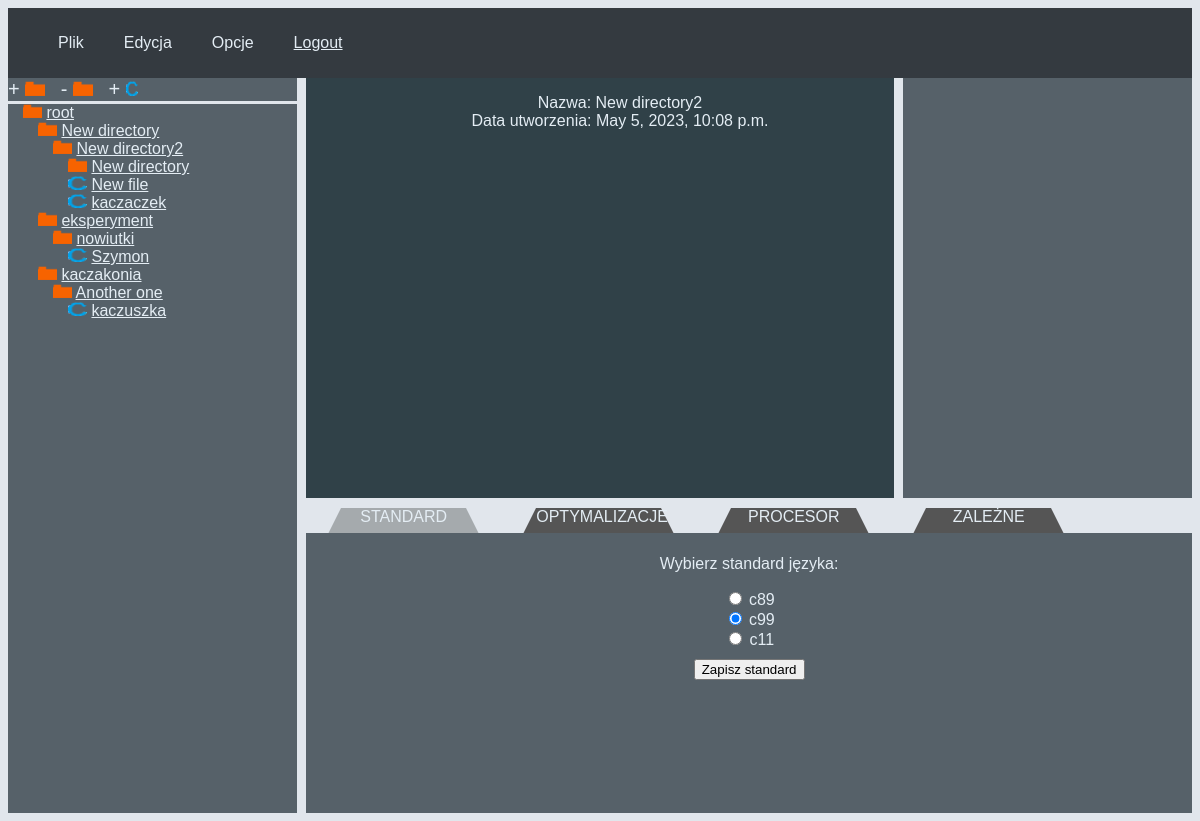
Screenshot of /dir_browse/dir_detail/2/ (signed in) with the database file from the repository.
### dir_browse/models.py (models this page shows, shortened)
class FileSystemAbstractModel(BaseModel):
    parent = models.ForeignKey('Directory', on_delete=models.CASCADE, blank=True, null=True)
    class Meta:
        abstract = True

class Directory(FileSystemAbstractModel):
    is_a_file = False
    class Meta:
        abstract = False

class File(FileSystemAbstractModel):
    text = models.CharField(max_length=10000, default="siema")
    is_a_file = True
    class Meta:
        abstract = False

class Standard(models.Model):
    name = models.CharField(max_length = 10)

### dir_browse/views.py (the view)
# urls.py: path('dir_detail/<int:pk>/', views.dir_detail, name='dir_detail'),
@login_required
def dir_detail(request, pk):
    directory = get_object_or_404(Directory, id=pk)
    if directory.owner != request.user:
        return HttpResponseNotFound()
    add_dir_form = DirectoryForm()
    add_file_form = FileForm()
    list = append_descendants(request.user, None, [])
    standard_list = Standard.objects.all()
    processor_list = Processor.objects.all()
    optimizations_form = OptimizationsForm()
    dependant_form = DependantForm()
    settings = CompilationSettings.objects.order_by("id")[0]
    return render(request, "dir_browse/dir_detail.html", {"pk": pk, "add_dir_form": add_dir_form, "add_file_form": add_file_form, "settings": settings, "dependant_form": dependant_form, "optimizations_form": optimizations_form, "directory": directory, "directory_list": list, "standard_list": standard_list, "processor_list": processor_list})

### dir_browse/forms.py
class DirectoryForm(forms.Form):
    name = forms.CharField(label="Directory name", max_length=200)
    desc = forms.CharField(label="Directory description", max_length=200, required=False)

class FileForm(forms.Form):
    name = forms.CharField(label="File name", max_length=200)
    desc = forms.CharField(label="File description", max_length=200, required=False)
    text = forms.CharField(label="File text", max_length=10000, widget=forms.Textarea(
        attrs={'name': 'text', 'rows': 10, 'cols': 40}), required=False)

### dir_browse/models.py (called while the page is built)
    def __str__(self):
        return self.name

### dir_browse/views.py (called while the page is built)
def append_descendants(user, name, list):
    children = Directory.objects.filter(
        parent=name).filter(alive=True, owner=user).order_by("name")
    children2 = File.objects.filter(
        parent=name).filter(alive=True, owner=user).order_by("name")
    if children.count() or children2.count() >= 1 and name != None:
        list.append("in")
    for child in children:
        list.append(child)
        list = append_descendants(user, child, list)
    for child in children2:
        list.append(child)
    if children.count() or children2.count() >= 1 and name != None:
        list.append("out")
    return list

### dir_browse/templates/dir_browse/dir_detail.html (shortened to what this page needs)
{% extends 'dir_browse/base.html' %}
{% block left %}
<a class="directories-menu-button" onClick="openCodeTab(event, 'cell-code-tab2')">+{% load static %}
    <img src="{% static 'dir_browse/images/directory.png' %}" alt="directory icon">
</a>
<a class="directories-menu-button" href={% url 'dir_browse:delete_dir' pk %}>-{% load static %}
    <img src="{% static 'dir_browse/images/directory.png' %}" alt="directory icon">
<a class="directories-menu-button" onClick="openCodeTab(event, 'cell-code-tab3')">+{% load static %}
    <img src="{% static 'dir_browse/images/file.png' %}" alt="file icon">
</a>
{% endblock %}
{% block centre %}
<div class="cell-code" id="cell-code-tab1">
    <ul>
        <li>
            <label>Nazwa:</label>
            <label>{{directory.name}}</label>
        </li>
        <li>
            <label>Data utworzenia:</label>
            <label>{{directory.creation_date}}</label>
        </li>
    </ul>
</div>
{% endblock %}

### dir_browse/templates/dir_browse/base.html (shortened to what this page needs)
<!DOCTYPE html>
<html lang="pl-PL">
<head>
    {% load static %}
    <link rel="stylesheet" href={% static 'dir_browse/schemeStyle.css' %}>
</head>
<body>
    <div class="wrapper">
        <div class="cell-top">
                {% load static %}
            <nav class="bar">
                <ul class="bar-list">
                    <li>Plik</li>
                    <li>Edycja</li>
                    <li>Opcje</li>
                    {% if request.user.is_authenticated %}
                    <li><a class="top-cell-link" href="{% url 'dir_browse:logout' %}">Logout</a></li>
                    {% else %}
                    <li><a class="top-cell-link" href="{% url 'dir_browse:login' %}">Login</a></li>
                    {% endif %}
                </ul>
            </nav>
        </div>
        <div class="cell-directories">
            <div class="directories-menu">
                {% block left %}
                {% endblock %}
            </div>
            <div class="directory">
                <img src={% static 'dir_browse/images/directory.png' %} alt="directory icon">
                <a class="directories-menu-link" href="{% url 'dir_browse:index'%}">root</a>
            </div>
            {% if directory_list %}
            <ul class="directory">
                {% for directory in directory_list %}
                {% if directory == 'in' %}
                <ul class="directory">
                    {% elif directory == 'out' %}
                </ul>
                {% else %}
                {% if directory.is_a_file == False %}
                {% load static %}
                <li>
                    <img src={% static 'dir_browse/images/directory.png' %} alt="directory icon">
                    <a class="directories-menu-link" href={% url 'dir_browse:dir_detail' directory.id %}>{{directory.name }}</a>
                </li>
                {% else %}
                <li>
                    <img src={% static 'dir_browse/images/file.png' %} alt="directory icon">
                    <a class="directories-menu-link" href={% url 'dir_browse:file_detail' directory.id %}>{{directory.name }}</a>
                </li>
                {% endif %}
                {% endif %}
                {% endfor %}
            </ul>
            {% else %}
            <p>No directories are available.</p>
            {% endif %}
        </div>
        {% block centre %}
        {% endblock %}
        <div class="cell-right">
        </div>
        {% block down %}
        <div class="cell-tab">
            <div class="tab" id="defaultOpen" onclick="openTab(event, 'tab1')">STANDARD</div>
            <div class="tab" onclick="openTab(event, 'tab2')">OPTYMALIZACJE</div>
            <div class="tab" onclick="openTab(event, 'tab3')">PROCESOR</div>
            <div class="tab" onclick="openTab(event, 'tab4')">ZALEŻNE</div>
        </div>
        <div class="cell-tab-data" id="tab1">
            <form action={% url 'dir_browse:choose_standard' %} method="post">
                <fieldset>
                    <p>Wybierz standard języka:</p>
                    {% for standard in standard_list %}
                    {% if settings.standard == standard %}
                    <input type="radio" name="standard" id="standard{{ forloop.counter }}" value="{{ standard.id }}"
                        checked="checked">
                    {%else %}
                    <input type="radio" name="standard" id="standard{{ forloop.counter }}" value="{{ standard.id }}">
                    {%endif%}
                    <label for="standard{{ forloop.counter }}">{{ standard.name }}</label><br>
                    {% endfor %}
                </fieldset>
                <input type="submit" value="Zapisz standard">
            </form>
        </div>
        {% endblock %}
    </div>
</body>
</html>

### dir_browse/static/dir_browse/schemeStyle.css (style rules this page uses)
:root { --first-color: #566169; --second-color: #304148; --top-cell-color: #343a40; --top-cell-hover-color: #51575c; --tab-hover-color: #7f868b; --tab-active-color: #a5aaad; --tab-color: #555; --text-color: rgb(228, 237, 244); --text-color-darker: rgb(213, 221, 226); --text-color-darkest: rgb(184, 191, 197); --background-white: rgb(225, 230, 236); }
body { background-color: var(--background-white); }
fieldset { border: none }
.wrapper { display: grid; grid-template-columns: 1fr 1fr 1fr 1fr; grid-template-rows: 1fr 6fr 0.5fr 4fr; grid-column-gap: 9px; grid-row-gap: 0px; text-align: center; }
[class^='cell'] { min-height: 10px; color: var(--text-color); font-family: 'Titillium Web', 'Alegreya Sans', sans-serif; }
ul { list-style: none; }
.cell-directories { grid-row: 2/5; background-color: var(--first-color); }
.directory { padding-left: 15px; margin: 0; text-align: start; }
.directory img { height: 14px; width: 19px; }
.directories-menu { border-bottom: 3px solid var(--background-white); text-align: left; }
.directories-menu-button { font-size: 20px; color: var(--text-color); background-color: var(--first-color); margin-right: 10px; }
.directories-menu-button:link { text-decoration: none; }
.directories-menu-button img { max-height: 15px; }
.directories-menu-link:link { color: var(--text-color); }
.cell-code { grid-column: 2/4; background-color: var(--second-color); resize: none; }
.cell-code::placeholder { color: var(--text-color); }
.cell-right { grid-column: 4/4; background-color: var(--first-color); }
.cell-tab { grid-column: 2/5; }
.cell-tab-data { display: none; background-color: var(--first-color); grid-column: 2/5; }
.tab { border-bottom: 50px solid var(--tab-color); border-left: 25px solid transparent; border-right: 25px solid transparent; height: 0; width: 125px; margin: 10px; float: left; }
.tab.active { border-bottom: 50px solid var(--tab-active-color); }
.cell-top { grid-column: 1/5; background-color: var(--top-cell-color); }
.bar-list li { color: var(--text-color); padding: 10px; margin-bottom: 10px; margin-right: 35px; }
.top-cell-link:link { color: var(--text-color); }
@media only screen and (min-width: 601px) { .bar-list li:not(:last-child) { margin-right: 20px; } }
@media only screen and (min-width: 601px) { .bar-list li { float: left; padding: 10px; margin-bottom: 10px; max-height: 20px; } }

### rows the page displays
Directory: name "New directory"
Directory: name "New directory2", creation_date "May 5, 2023, 10:08 p.m."
Directory: name "New directory"
File: name "New file"
File: name "kaczaczek"
Directory: name "eksperyment"
Directory: name "nowiutki"
File: name "Szymon"
Directory: name "kaczakonia"
Directory: name "Another one"
File: name "kaczuszka"
Standard: name "c89"
Standard: name "c99"
Standard: name "c11"
